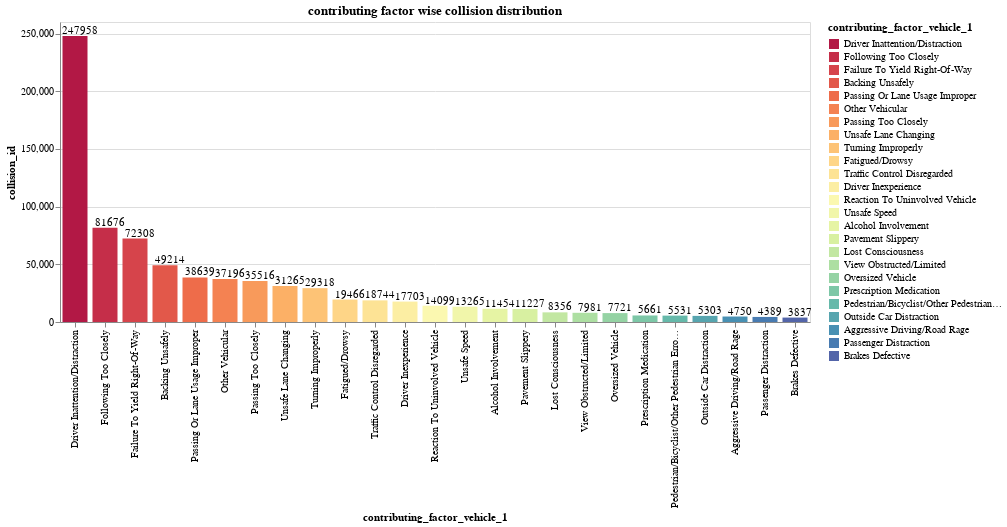

The notebook cell this image was saved under:
### Markdown cell above
#### Contributing factor wise collision distribution

### Code cell
title = 'contributing factor wise collision distribution'
crashes_rootCause = crashes.groupby('contributing_factor_vehicle_1')['collision_id']   \
                        .count().reset_index()                                         \
                        .sort_values('collision_id', ascending=False).reset_index(drop=True).head(26)

crashes_rootCause = crashes_rootCause.drop(0)
col_order = crashes_rootCause.collision_id.sort_values(ascending=False).to_list()

bar = draw_bar_col(crashes_rootCause, 'contributing_factor_vehicle_1','collision_id')
text = draw_text(crashes_rootCause, 'contributing_factor_vehicle_1','collision_id')
(bar +text).properties(width=750,height=300, title=title)

### Figure 1 — Vega-Lite specification as saved in the notebook (floating-point values rounded to 4 significant figures)
{"config": {"view": {"continuousWidth": 400, "continuousHeight": 300}}, "layer": [{"mark": {"type": "bar", "width": 25}, "encoding": {"color": {"type": "nominal", "field": "contributing_factor_vehicle_1", "scale": {"reverse": false, "scheme": "Spectral"}, "sort": [247958, 81676, 72308, 49214, 38639, 37196, 35516, 31265, 29318, 19466, 18744, 17703, 14099, 13265, 11454, 11227, 8356, 7981, 7721, 5661, 5531, 5303, 4750, 4389, 3837]}, "x": {"type": "nominal", "field": "contributing_factor_vehicle_1", "sort": [247958, 81676, 72308, 49214, 38639, 37196, 35516, 31265, 29318, 19466, 18744, 17703, 14099, 13265, 11454, 11227, 8356, 7981, 7721, 5661, 5531, 5303, 4750, 4389, 3837]}, "y": {"type": "quantitative", "field": "collision_id", "title": "collision_id"}}}, {"mark": {"type": "text", "align": "center", "dx": 5, "dy": -5}, "encoding": {"text": {"type": "quantitative", "field": "collision_id"}, "x": {"type": "nominal", "field": "contributing_factor_vehicle_1", "sort": [247958, 81676, 72308, 49214, 38639, 37196, 35516, 31265, 29318, 19466, 18744, 17703, 14099, 13265, 11454, 11227, 8356, 7981, 7721, 5661, 5531, 5303, 4750, 4389, 3837]}, "y": {"type": "quantitative", "field": "collision_id", "title": "collision_id"}}}], "data": {"name": "data-4b609acaf73332d64118293460462eca"}, "height": 300, "title": "contributing factor wise collision distribution", "width": 750, "$schema": "https://vega.github.io/schema/vega-lite/v4.8.1.json", "datasets": {"data-4b609acaf73332d64118293460462eca": [{"contributing_factor_vehicle_1": "Driver Inattention/Distraction", "collision_id": 247958}, {"contributing_factor_vehicle_1": "Following Too Closely", "collision_id": 81676}, {"contributing_factor_vehicle_1": "Failure To Yield Right-Of-Way", "collision_id": 72308}, {"contributing_factor_vehicle_1": "Backing Unsafely", "collision_id": 49214}, {"contributing_factor_vehicle_1": "Passing Or Lane Usage Improper", "collision_id": 38639}, {"contributing_factor_vehicle_1": "Other Vehicular", "collision_id": 37196}, {"contributing_factor_vehicle_1": "Passing Too Closely", "collision_id": 35516}, {"contributing_factor_vehicle_1": "Unsafe Lane Changing", "collision_id": 31265}, {"contributing_factor_vehicle_1": "Turning Improperly", "collision_id": 29318}, {"contributing_factor_vehicle_1": "Fatigued/Drowsy", "collision_id": 19466}, {"contributing_factor_vehicle_1": "Traffic Control Disregarded", "collision_id": 18744}, {"contributing_factor_vehicle_1": "Driver Inexperience", "collision_id": 17703}, {"contributing_factor_vehicle_1": "Reaction To Uninvolved Vehicle", "collision_id": 14099}, {"contributing_factor_vehicle_1": "Unsafe Speed", "collision_id": 13265}, {"contributing_factor_vehicle_1": "Alcohol Involvement", "collision_id": 11454}, {"contributing_factor_vehicle_1": "Pavement Slippery", "collision_id": 11227}, {"contributing_factor_vehicle_1": "Lost Consciousness", "collision_id": 8356}, {"contributing_factor_vehicle_1": "View Obstructed/Limited", "collision_id": 7981}, {"contributing_factor_vehicle_1": "Oversized Vehicle", "collision_id": 7721}, {"contributing_factor_vehicle_1": "Prescription Medication", "collision_id": 5661}, {"contributing_factor_vehicle_1": "Pedestrian/Bicyclist/Other Pedestrian Error/Confusion", "collision_id": 5531}, {"contributing_factor_vehicle_1": "Outside Car Distraction", "collision_id": 5303}, {"contributing_factor_vehicle_1": "Aggressive Driving/Road Rage", "collision_id": 4750}, {"contributing_factor_vehicle_1": "Passenger Distraction", "collision_id": 4389}, {"contributing_factor_vehicle_1": "Brakes Defective", "collision_id": 3837}]}}
